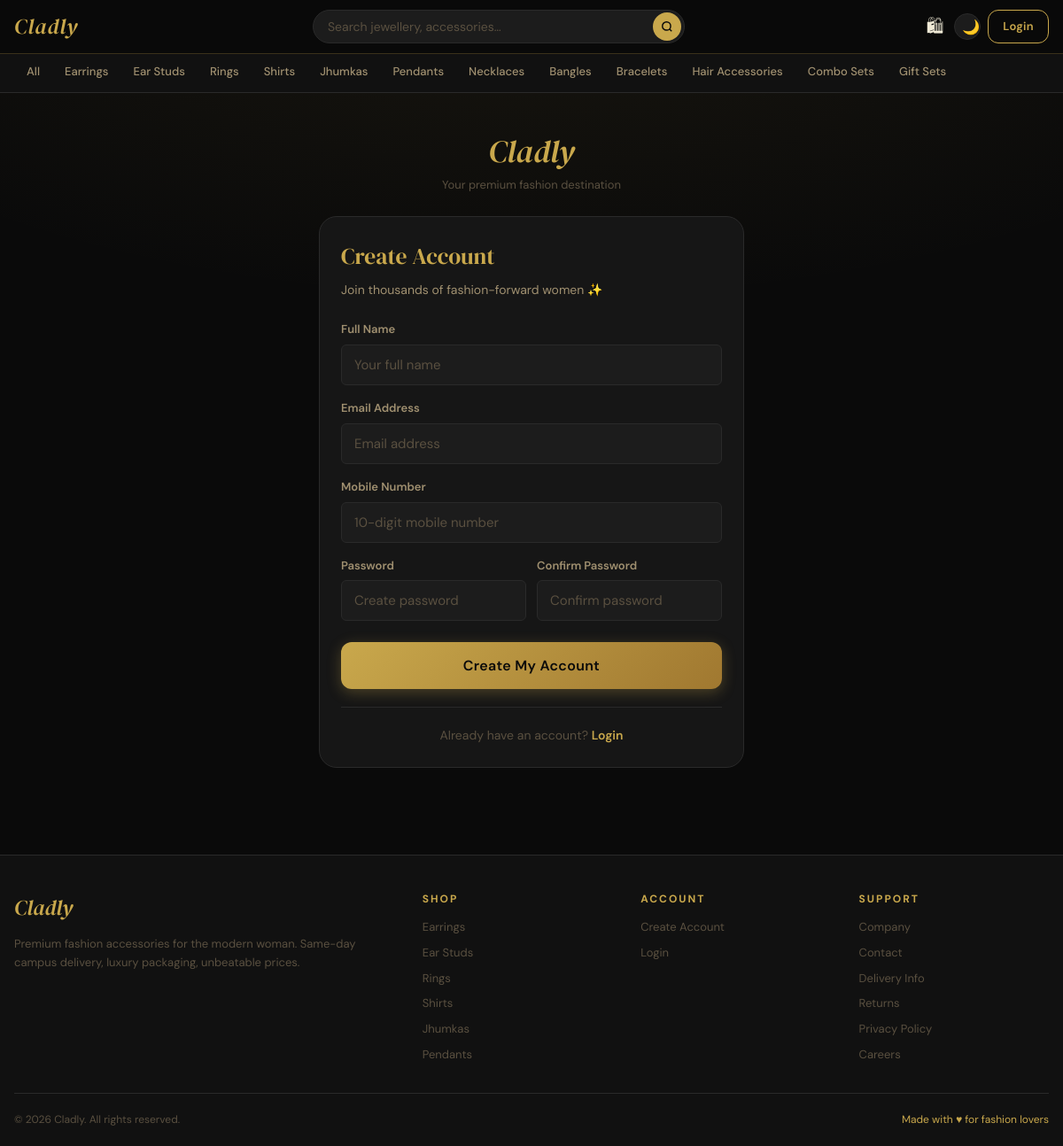
Screenshot of /register/ with the database file from the repository.
### store/models.py (models this page shows, shortened)
class Category(models.Model):
    GENDER_CHOICES = [
        ('all', 'All'),
        ('girls', 'Girls'),
        ('boys', 'Boys'),
    ]
    name = models.CharField(max_length=100)
    slug = models.SlugField(unique=True)
    image = models.ImageField(upload_to='categories/', null=True, blank=True)
    description = models.TextField(blank=True)
    is_active = models.BooleanField(default=True)
    gender = models.CharField(max_length=10, choices=[('all','All'),('girls','Girls'),('boys','Boys')], default='girls')
    order = models.IntegerField(default=0)
    created_at = models.DateTimeField(auto_now_add=True)
    class Meta:
        verbose_name_plural = 'Categories'
        ordering = ['order', 'name']

### store/views.py (the view, shortened to what this page needs)
# urls.py: path('register/', views.register_view, name='register'),
def register_view(request):
    if request.user.is_authenticated:
        return redirect('home')
    form = RegistrationForm(request.POST or None)
    return render(request, 'store/auth/register.html', {'form': form})

### store/forms.py (shortened to what this page needs)
class RegistrationForm(forms.ModelForm):
    password = forms.CharField(widget=forms.PasswordInput(attrs={'placeholder': 'Create password', 'class': FORM_CTRL}))
    confirm_password = forms.CharField(widget=forms.PasswordInput(attrs={'placeholder': 'Confirm password', 'class': FORM_CTRL}))
    class Meta:
        model = User
        fields = ['full_name', 'email', 'mobile', 'password']
        widgets = {
            'full_name': forms.TextInput(attrs={'placeholder': 'Your full name', 'class': FORM_CTRL}),
            'email': forms.EmailInput(attrs={'placeholder': 'Email address', 'class': FORM_CTRL}),
            'mobile': forms.TextInput(attrs={'placeholder': '10-digit mobile number', 'class': FORM_CTRL}),
        }

### store/context_processors.py (called while the page is built)
def cart_wishlist_count(request):
    cart_count = 0
    wishlist_count = 0
    notif_count = 0
    if request.user.is_authenticated:
        cart_count = Cart.objects.filter(user=request.user).count()
        wishlist_count = Wishlist.objects.filter(user=request.user).count()
        notif_count = Notification.objects.filter(user=request.user, is_read=False).count()
    else:
        session_key = request.session.session_key
        if session_key:
            cart_count = Cart.objects.filter(session_key=session_key).count()
    return {
        'cart_count': cart_count,
        'wishlist_count': wishlist_count,
        'notif_count': notif_count,
    }

def categories_list(request):
    categories = Category.objects.filter(is_active=True).order_by('order', 'name')
    return {'nav_categories': categories}

### store/templates/store/auth/register.html (shortened to what this page needs)
{% extends 'base.html' %}
{% block content %}
<div class="auth-page">
  <div style="width:100%;max-width:480px;">
    <div class="auth-brand">
      <div class="auth-logo">Cladly</div>
      <div class="auth-tagline">Your premium fashion destination</div>
    </div>
    <div class="form-card">
      <div class="form-title">Create Account</div>
      <div class="form-sub">Join thousands of fashion-forward women ✨</div>
      <form method="post">
        <div class="form-group">
          <label class="form-label">Full Name</label>
          {{ form.full_name }}
        </div>
        <div class="form-group">
          <label class="form-label">Email Address</label>
          {{ form.email }}
        </div>
        <div class="form-group">
          <label class="form-label">Mobile Number</label>
          {{ form.mobile }}
        </div>
        <div class="form-row">
          <div class="form-group">
            <label class="form-label">Password</label>
            {{ form.password }}
          </div>
          <div class="form-group">
            <label class="form-label">Confirm Password</label>
            {{ form.confirm_password }}
          </div>
        </div>
        <button type="submit" class="btn btn-gold btn-full btn-lg" style="margin-top:8px;">Create My Account</button>
      </form>
      <hr class="form-divider">
      <p style="text-align:center;font-size:14px;color:var(--text-muted);">
        Already have an account? <a href="{% url 'login' %}" style="color:var(--gold);font-weight:600;">Login</a>
      </p>
    </div>
  </div>
</div>
{% endblock %}

### templates/base.html (shortened to what this page needs)
{% load static %}
<!DOCTYPE html>
<html lang="en">
<head>
  <link rel="stylesheet" href="{% static 'store/css/main.css' %}">
</head>
<body class="page-body">
<nav class="navbar">
  <div class="navbar-inner">
    <a href="{% url 'home' %}" class="nav-logo">Cladly</a>
    <div class="nav-search">
      <form action="{% url 'search' %}" method="get">
        <input type="text" id="search-input" name="q" placeholder="Search jewellery, accessories…"
               value="{{ request.GET.q }}" autocomplete="off">
        <button type="submit" class="nav-search-btn">
          <svg width="14" height="14" viewBox="0 0 24 24" fill="none" stroke="currentColor" stroke-width="2.5">
            <circle cx="11" cy="11" r="8"/><line x1="21" y1="21" x2="16.65" y2="16.65"/>
          </svg>
        </button>
      </form>
    </div>
    <div class="nav-actions">
      <a href="{% url 'cart' %}" class="nav-icon-btn nav-icon-desktop-only" title="Cart">
        🛍
      </a>
      <button type="button" class="nav-icon-btn theme-toggle-btn" id="cladly-theme-toggle" aria-label="Toggle dark/light mode">
        <span class="theme-icon-moon">🌙</span>
     </button>
     {% if user.is_authenticated %}
       <a href="{% url 'profile' %}" class="nav-icon-btn nav-icon-desktop-only" title="Profile">
      {% if user.profile_image %}
        <img src="{{ user.profile_image.url }}" style="width:28px;height:28px;border-radius:50%;object-fit:cover;border:1.5px solid var(--gold);">
        {% else %}
          <span style="width:28px;height:28px;background:var(--gold);border-radius:50%;display:flex;align-items:center;justify-content:center;color:var(--black);font-weight:700;font-size:12px;">{{ user.full_name|first|upper }}</span>
        {% endif %}
        </a>
      {% else %}
         <a href="{% url 'login' %}" class="btn btn-outline btn-sm nav-icon-desktop-only" style="margin-left:4px;">Login</a>
        {% endif %}
   </div>
  </div>
</nav>
<div class="category-nav">
  <div class="category-nav-inner">
    <a href="{% url 'product_list' %}" class="cat-nav-item {% if request.resolver_match.url_name == 'product_list' %}active{% endif %}">All</a>
    {% for cat in nav_categories %}
      <a href="{% url 'category_products' cat.slug %}"
         class="cat-nav-item {% if request.resolver_match.kwargs.slug == cat.slug %}active{% endif %}">
        {{ cat.name }}
      </a>
    {% endfor %}
  </div>
</div>
<main>
  {% block content %}{% endblock %}
</main>
<footer class="footer">
  <div class="footer-grid">
    <div class="footer-brand">
      <a href="{% url 'home' %}" class="footer-logo">Cladly</a>
      <p class="footer-tagline">Premium fashion accessories for the modern woman. Same-day campus delivery, luxury packaging, unbeatable prices.</p>
    </div>
    <div>
      <div class="footer-heading">Shop</div>
      <div class="footer-links">
        {% for cat in nav_categories|slice:":6" %}
          <a href="{% url 'category_products' cat.slug %}">{{ cat.name }}</a>
        {% endfor %}
      </div>
    </div>
    <div>
      <div class="footer-heading">Account</div>
      <div class="footer-links">
        {% if user.is_authenticated %}
          <a href="{% url 'profile' %}">My Profile</a>
          <a href="{% url 'my_orders' %}">My Orders</a>
          <a href="{% url 'wishlist' %}">Wishlist</a>
          <a href="{% url 'address_list' %}">Addresses</a>
          <a href="{% url 'logout' %}">Logout</a>
        {% else %}
          <a href="{% url 'register' %}">Create Account</a>
          <a href="{% url 'login' %}">Login</a>
        {% endif %}
      </div>
    </div>
    <div>
      <div class="footer-heading">Support</div>
      <div class="footer-links">
        <a href="{% url 'company' %}">Company</a>
        <a href="{% url 'contact' %}">Contact</a>
        <a href="#">Delivery Info</a>
        <a href="#">Returns</a>
      <a href="{% url 'privacypolicy' %}">Privacy Policy</a>
        <a href="{% url 'careers' %}">Careers</a>
      </div>
    </div>
  </div>
  <div class="footer-bottom">
    <span>© 2026 Cladly. All rights reserved.</span>
    <span style="color:var(--gold)">Made with ♥ for fashion lovers</span>
  </div>
</footer>
</body>
</html>

### rows the page displays
Category: name "Earrings"
Category: name "Ear Studs"
Category: name "Rings"
Category: name "Shirts"
Category: name "Jhumkas"
Category: name "Pendants"
Category: name "Necklaces"
Category: name "Bangles"
Category: name "Bracelets"
Category: name "Hair Accessories"
Category: name "Combo Sets"
Category: name "Gift Sets"
